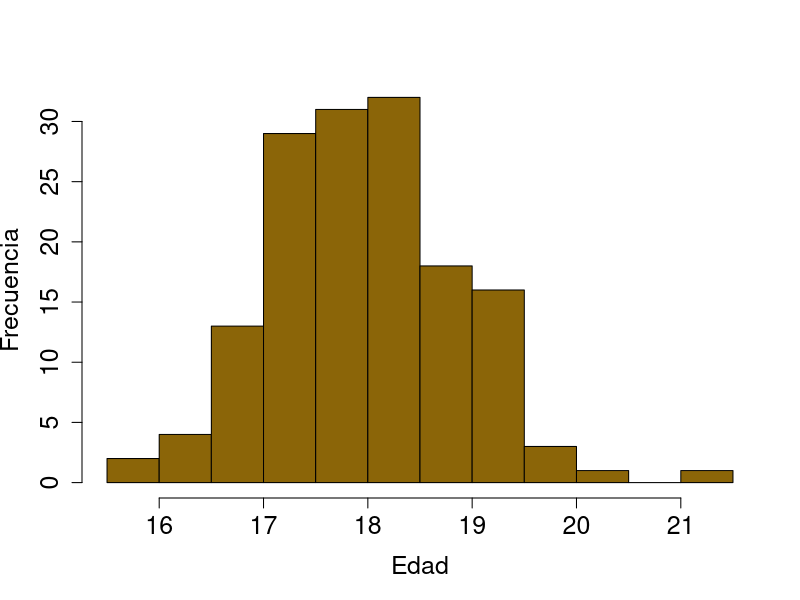
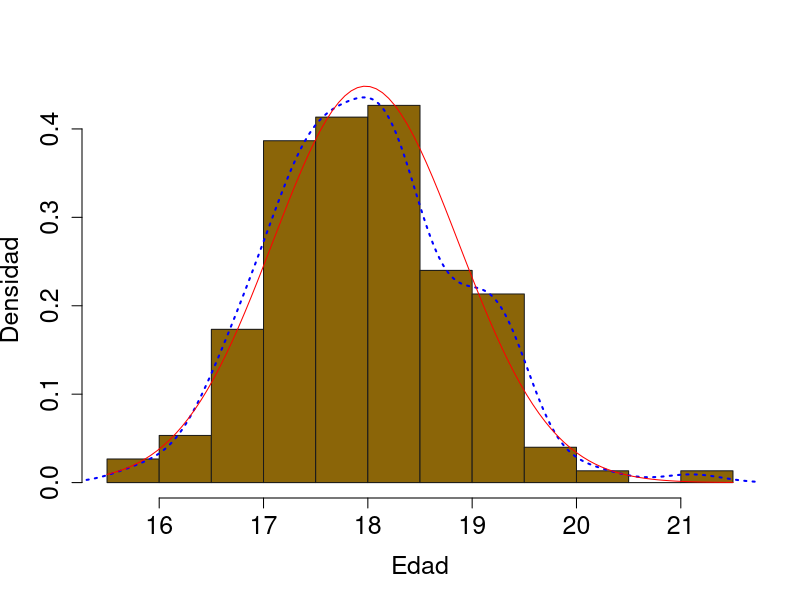
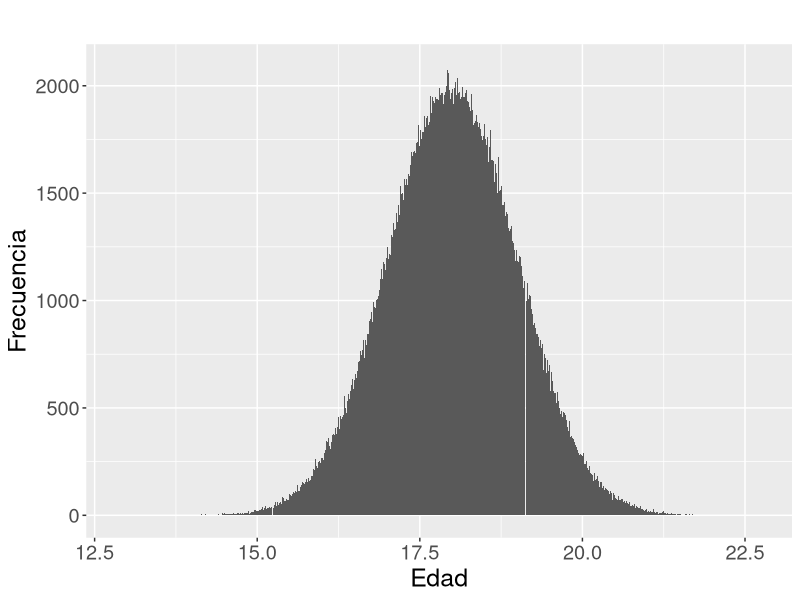
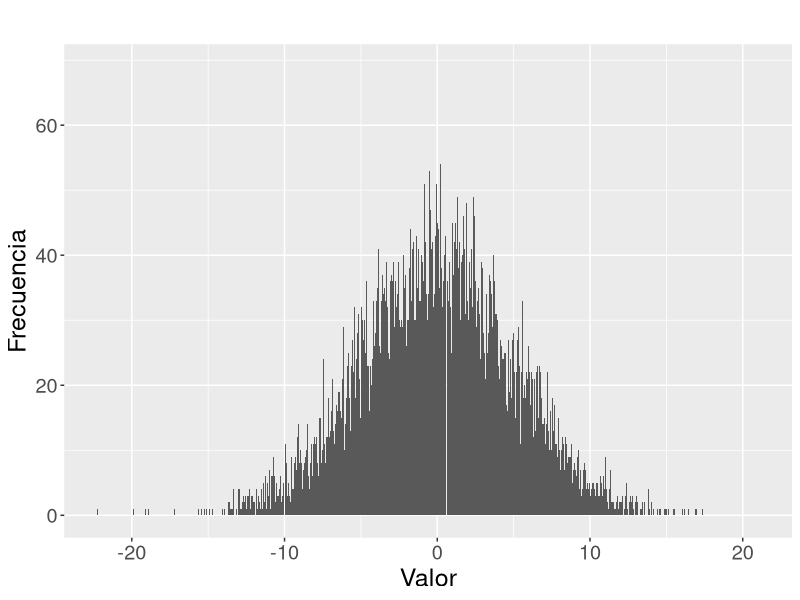
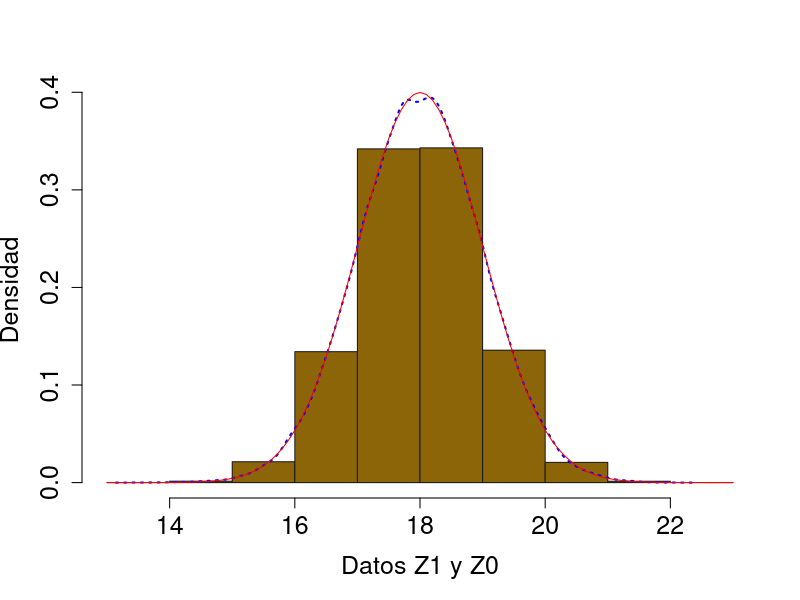
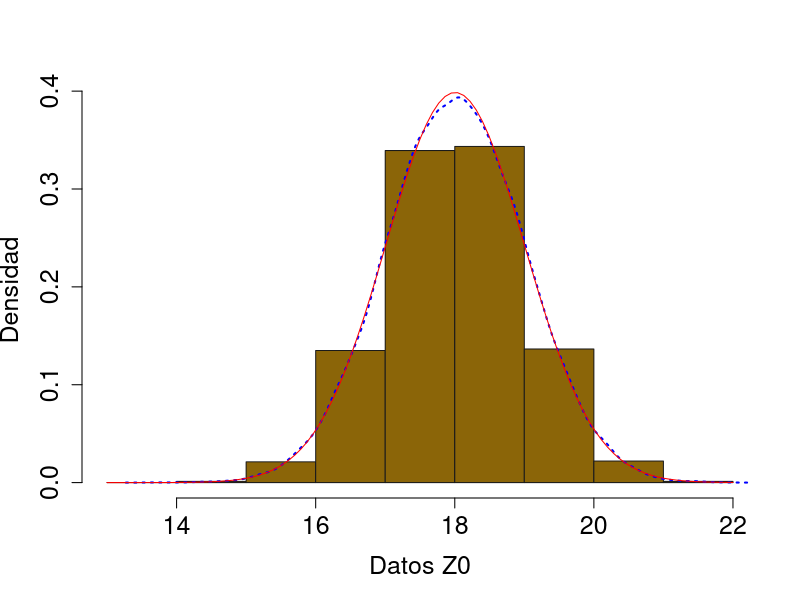
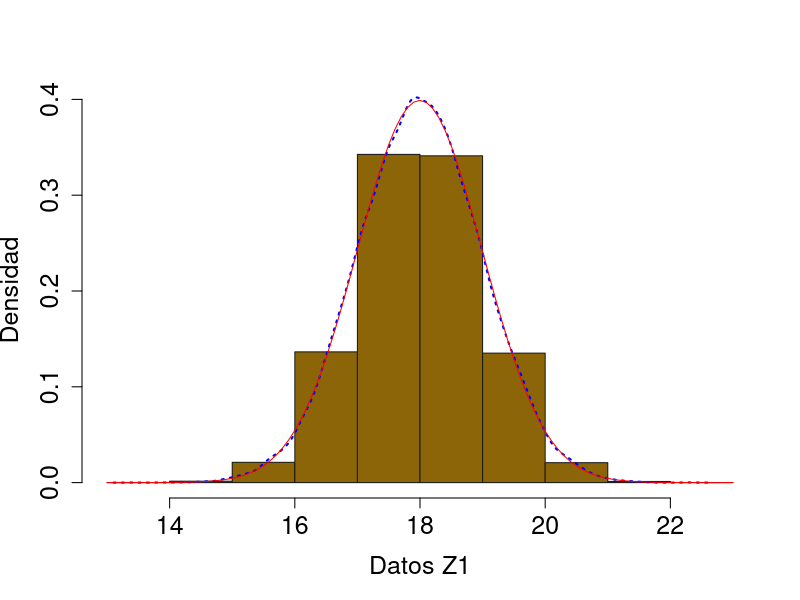
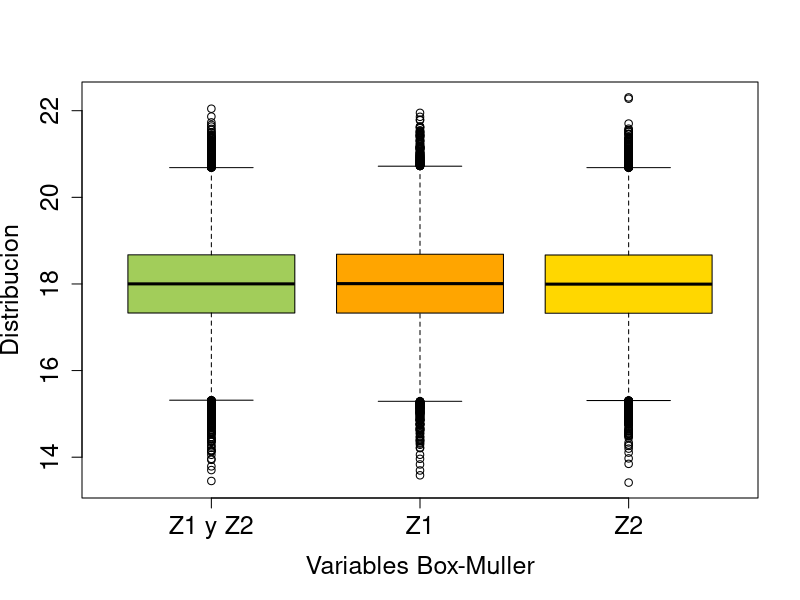

Reproduce these figures in R, in order.


# cargar ggplot2
  install.packages("ggplot2")
  library(ggplot2)
  
      #Medoto de Gauss con ambas variables
          gaussian = function(mu, sigma) 
          {
            u      <- runif(2);
            z0     <- sqrt(-2 * log(u[1])) * cos(2 * pi * u[2]);
            z1     <- sqrt(-2 * log(u[1])) * sin(2 * pi * u[2]);
            datos  <- c(z0, z1);
            return (sigma * datos + mu);
           }
      #Medoto de Gauss con solo la variable ZO
          gaussianSingle_1 = function(mu, sigma) 
          {
            u      <- runif(2);
            z0     <- sqrt(-2 * log(u[1])) * cos(2 * pi * u[2]);
            datos  <- c(z0);
            return (sigma * datos + mu);
          }
      #Medoto de Gauss con solo la variable Z1
          gaussianSingle_2 = function(mu, sigma) 
          {
            u      <- runif(2);
            z1     <- sqrt(-2 * log(u[1])) * sin(2 * pi * u[2]);
            datos  <- c(z1);
            return (sigma * datos + mu);
          }
      #Medoto de Gauss con solo la variable ZO
          gaussianSingle_1_UnaVariable = function(mu, sigma) 
          {
            u      <- runif(1);
            z0     <- sqrt(-2 * log(u[1])) * cos(2 * pi * u[1]);
            datos  <- c(z0);
            return (sigma * datos + mu);
          }
      #Medoto de Gauss con solo la variable Z1
          gaussianSingle_2_UnaVariable = function(mu, sigma) 
          {
            u      <- runif(1);
            z1     <- sqrt(-2 * log(u[1])) * sin(2 * pi * u[1]);
            datos  <- c(z1);
            return (sigma * datos + mu);
          }
      #Medoto de Gauss con ambas variables siendo una dependiente de la otra
          gaussianCuadrado = function(mu, sigma) 
          {
            u      <- runif(1);
            u_2    <- u * u;
            z0     <- sqrt(-2 * log(u)) * cos(2 * pi * u_2 );
            z1     <- sqrt(-2 * log(u)) * sin(2 * pi * u_2 );
            datos  <- c(z0, z1);
            return (sigma * datos + mu);
          }    
          
          #Simular encuesta de 50 alumnos de una escuela con un promedio de 18 anios    
            Promedio       <- 18
            Edad           <- rnorm(150   ,Promedio,1)
            Edad_2         <- rnorm(500000,Promedio,1)
            Numeros        <- rnorm(50000 ,0       ,5)
            
            Data_Alumnos   <- data.frame(Edad)
            Data_Alumnos_2 <- data.frame(Edad_2)
            Data_Numeros   <- data.frame(Numeros)
            
          # 1 )  Histograma de frecuencia de alumnos con un promedio de 18 anios
            
                png(filename  = "Frecuencia.png",
                       width  = 600             ,
                       height = 400)

                opar=par(ps=18)
                      H    = hist(Data_Alumnos$Edad,
                      main = "",
                      xlab = "Edad",
                      ylab = "Frecuencia",
                      col  = "darkgoldenrod4")
            
          # 2 ) Histograma de la densidad de alumnos con un promedio de 18 anios

                tmp           <- density(Edad)

                png(filename  = "Densidad.png",
                       width  = 600             ,
                       height = 400)

                opar=par(ps=18)

                hist(Data_Alumnos$Edad,
                     breaks = 10,
                     prob   = TRUE,
                     ylim   = c(0, max(tmp$y)) ,
                     col    = "darkgoldenrod4",
                     border = "gray10",
                     xlab   = 'Edad',
                     ylab   = 'Densidad',
                     main   = '',
                    freq   = FALSE)

                lines(tmp,
                      col   = "blue",
                      lty   = 3     ,
                      lwd   = 2)


                curve(dnorm(x,
                            mean = mean(Data_Alumnos$Edad),
                            sd   = sd(Data_Alumnos$Edad)) ,
                            add  = TRUE                   ,
                            col  = "red")
            
          # 3 )  hacer un histograma en ggplot2 de una poblacion de 500000
            
                png(filename  = "Ideal.png",
                      width  = 600        ,
                      height = 400)
                opar=par(ps=18)
                ggplot(data       = Data_Alumnos_2  ,
                      mapping    = aes(x = Edad_2))   +
                      geom_histogram(binwidth = 0.01) +
                      theme(text = element_text(size= 18) ) +
                      labs(title = '',
                           x     = 'Edad',
                           y     = 'Frecuencia'
                )
            
          # 4 )  hacer un histograma con una media de alto valor haciendo una situacion heterogenea
            
                png(filename  = "Heterogenea.png",
                      width  = 600        ,
                      height = 400)
                opar=par(ps=10)  # Make text 18 point
                ggplot(data = Data_Numeros,
                      mapping = aes(x = Numeros))     +
                      geom_histogram(binwidth = 0.01) +
                      theme(text = element_text(size= 18) ) +
                      labs(title = '',
                           x     = 'Valor',
                           y     = 'Frecuencia'
                 )
          # 5 ) obtener una distribucion normal del metodo Box-muller de 2 variables  
            

                Edades <- numeric()
                for(i in 1:(50000/2))
                {
                  variables      <- gaussian(18, 1)
                  Edades         <- c(Edades,variables)
                }

                Alumnos_1   <- data.frame(Edades)
                tmp         <- density(Alumnos_1$Edades)

                png(filename  = "BoxMuller.png",
                       width  = 600        ,
                       height = 800)

                opar=par(ps=18)
                hist(Alumnos_1$Edades          ,
                     prob   = TRUE,
                     ylim   = c(0, max(tmp$y)) ,
                     breaks = 10,
                     col    = "darkgoldenrod4",
                     border = "gray10",
                     xlab   = 'Datos Z1 y Z0',
                     ylab   = 'Densidad',
                     main   = '',
                     freq   = FALSE)

                lines(tmp,
                      col   = "blue",
                      lty   = 3     ,
                      lwd   = 2)

                curve(dnorm(x,
                            mean = mean(Alumnos_1$Edades),
                            sd   = sd(Alumnos_1$Edades)) ,
                      add =TRUE,
                      col ="red")
                
          # 6 ) obtener una distribucion normal del metodo Box-muller de 1 variable Z0 
                

                  Edades <- numeric()
                  for(i in 1:(50000))
                  {
                    variables      <- gaussianSingle_1(18, 1)
                    Edades         <- c(Edades,variables)
                  }

                  Alumnos_2   <- data.frame(Edades)
                  tmp         <- density(Alumnos_2$Edades)

                  png(filename  = "BoxMuller_z0.png",
                      width  = 600                  ,
                      height = 800)

                  opar=par(ps=18)
                  hist(Alumnos_2$Edades          ,
                       prob   = TRUE,
                       ylim   = c(0, max(tmp$y)) ,
                       breaks = 10,
                       col    = "darkgoldenrod4",
                       border = "gray10",
                       xlab   = 'Datos Z0',
                       ylab   = 'Densidad',
                       main   = '',
                       freq   = FALSE)

                  lines(tmp,
                        col   = "blue",
                        lty   = 3     ,
                        lwd   = 2)

                  curve(dnorm(x,
                              mean = mean(Alumnos_2$Edades),
                              sd   = sd(Alumnos_2$Edades)) ,
                        add =TRUE,
                        col ="red")



                  test <- shapiro.test(runif(100)) # Creamos una variable con distribucion uniforme (no normal) con 100 valores
                  print(test)


                 
          # 7 ) obtener una distribucion normal del metodo Box-muller de 1 variable Z1


                  Edades <- numeric()
                  for(i in 1:(50000))
                  {
                    variables      <- gaussianSingle_2(18, 1)
                    Edades         <- c(Edades,variables)
                  }

                  Alumnos_3   <- data.frame(Edades)
                  tmp         <- density(Alumnos_3$Edades)

                  png(filename  = "BoxMuller_z1.png",
                      width  = 600        ,
                      height = 800)

                  opar=par(ps=18)
                  hist(Alumnos_3$Edades          ,
                       prob   = TRUE,
                       ylim   = c(0, max(tmp$y)) ,
                       breaks = 10,
                       col    = "darkgoldenrod4",
                       border = "gray10",
                       xlab   = 'Datos Z1',
                       ylab   = 'Densidad',
                       main   = '',
                       freq   = FALSE)

                  lines(tmp,
                        col   = "blue",
                        lty   = 3     ,
                        lwd   = 2)

                  curve(dnorm(x,
                              mean = mean(Alumnos_3$Edades),
                              sd   = sd(Alumnos_3$Edades)) ,
                        add =TRUE,
                        col ="red")



                  test <- shapiro.test(sample(Edades, 5000, replace = TRUE)) 
                  print(test)
                  
                  png(filename  = "BoxplotVariables.png",
                      width  = 600        ,
                      height = 800)
                  opar=par(ps=18)
                  boxplot(Alumnos_1$Edades, 
                          Alumnos_2$Edades, 
                          Alumnos_3$Edades,
                          names       = c("Z1 y Z2","Z1","Z2"),
                          xlab        = "Variables Box-Muller",
                          ylab        = "Distribucion",
                          col         = c("darkolivegreen3","orange","gold"),
                          border      =  "black",
                          horizontal  = 
                          FALSE,notch      = FALSE)
                  
         # # 8 ) obtener una distribucion normal del metodo Box-muller de 1 variable Z0 con solo una variable uniforme

#
                 Edades <- numeric()
                 for(i in 1:(50000/2))
                 {
                   variables      <- gaussianSingle_1_UnaVariable(18, 1)
                   Edades         <- c(Edades,variables)
                 }

                 Alumnos_4   <- data.frame(Edades)
                 tmp         <- density(Alumnos_4$Edades)

                png(filename  = "BoxMuller_z1_variable_1.png",
                    width  = 600        ,
                    height = 800)

                 opar=par(ps=18)
                 hist(Alumnos_4$Edades          ,
                      prob   = TRUE,
                      ylim   = c(0, max(tmp$y)) ,
                      breaks = 10,
                      col    = "darkgoldenrod4",
                      border = "gray10",
                      xlab   = 'Datos Z0',
                      ylab   = 'Densidad',
                      main   = '',
                      freq   = FALSE)

                 lines(tmp,
                       col   = "blue",
                       lty   = 3     ,
                       lwd   = 2)

                 curve(dnorm(x,
                             mean = mean(Alumnos_4$Edades),
                             sd   = sd(Alumnos_4$Edades)) ,
                       add =TRUE,
                       col ="red")


        # # 9 ) obtener una distribucion normal del metodo Box-muller de 1 variable Z1 con solo una variable uniforme


                 Edades <- numeric()
                 for(i in 1:(50000/2))
                 {
                   variables      <- gaussianSingle_2_UnaVariable(18, 1)
                   Edades         <- c(Edades,variables)
                 }

                 Alumnos_5   <- data.frame(Edades)
                 tmp         <- density(Alumnos_5$Edades)

                 png(filename  = "BoxMuller_z1_variable_2.png",
                     width  = 600        ,
                     height = 800)

                 opar=par(ps=18)
                 hist(Alumnos_4$Edades          ,
                      prob   = TRUE,
                      ylim   = c(0, max(tmp$y)) ,
                      breaks = 10,
                      col    = "darkgoldenrod4",
                      border = "gray10",
                      xlab   = 'Datos Z1',
                      ylab   = 'Densidad',
                      main   = '',
                      freq   = FALSE)

                 lines(tmp,
                       col   = "blue",
                       lty   = 3     ,
                       lwd   = 2)

                 curve(dnorm(x,
                             mean = mean(Alumnos_5$Edades),
                             sd   = sd(Alumnos_5$Edades)) ,
                       add =TRUE,
                       col ="red")


           # 9 ) obtener una distribucion normal del metodo Box-muller con ambas variables uniformes pero una dependiente de la otra


                 Edades <- numeric()
                 for(i in 1:(50000/2))
                 {
                   variables      <- gaussianCuadrado(18, 1)
                   Edades         <- c(Edades,variables)
                 }

                 Alumnos_6   <- data.frame(Edades)
                 tmp         <- density(Alumnos_6$Edades)

                 png(filename  = "Dependiente.png",
                     width  = 600        ,
                     height = 800)

                 opar=par(ps=18)
                 hist(Alumnos_6$Edades          ,
                      prob   = TRUE,
                      ylim   = c(0, max(tmp$y)) ,
                      breaks = 10,
                      col    = "burlywood",
                      border = "gray10",
                      xlab   = 'Datos',
                      ylab   = 'Densidad',
                      main   = '',
                      freq   = FALSE)

                 lines(tmp,
                       col   = "blue",
                       lty   = 3     ,
                       lwd   = 2)

                 curve(dnorm(x,
                             mean = mean(Alumnos_6$Edades),
                             sd   = sd(Alumnos_6$Edades)) ,
                       add =TRUE,
                       col ="red")

                  while (!is.null(dev.list()))  dev.off()